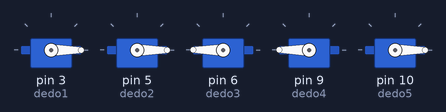
This sketch was run on a simulated Arduino Uno, built with avr-gcc and run on an emulated ATmega328P. Shown: 5 × servo.

Above: at 0.05 s.
At 10.0 s:
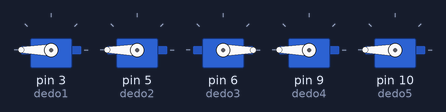
Timing chart, 0 to 13.0 s (numbered marks = the images above):
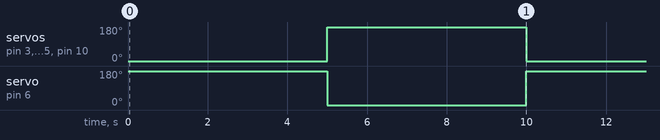

The sketch:

Ex4Servos.ino
```cpp
#include <Servo.h>
#define dedo1 3
#define dedo2 5
#define dedo3 6
#define dedo4 9
#define dedo5 10

Servo servo1;
Servo servo2;
Servo servo3;
Servo servo4;
Servo servo5;

int fazermovimento(int angulo1, int angulo2, int angulo3, int angulo4, int angulo5){
  servo1.write(angulo1);
  servo2.write(angulo2);
  servo3.write(angulo3);
  servo4.write(angulo4);
  servo5.write(angulo5);
}

void setup()
{
  servo1.attach(dedo1);
  servo2.attach(dedo2);
  servo3.attach(dedo3);
  servo4.attach(dedo4);
  servo5.attach(dedo5);
}
void loop()
{
  //É DO ROCK
  fazermovimento(0, 0, 180, 180, 0);
  delay(5000);

  //"Maozinha eu nao te ensinei a ser sem educação!!
  fazermovimento(180, 180, 0, 180, 180);
  delay(5000);
}
```

Measured:
- by itself, servo on pin 3 (dedo1), servo on pin 5 (dedo2), servo on pin 6 (dedo3), servo on pin 10 (dedo5): alternates 180° for 5.0 s and 0° for 5.0 s
